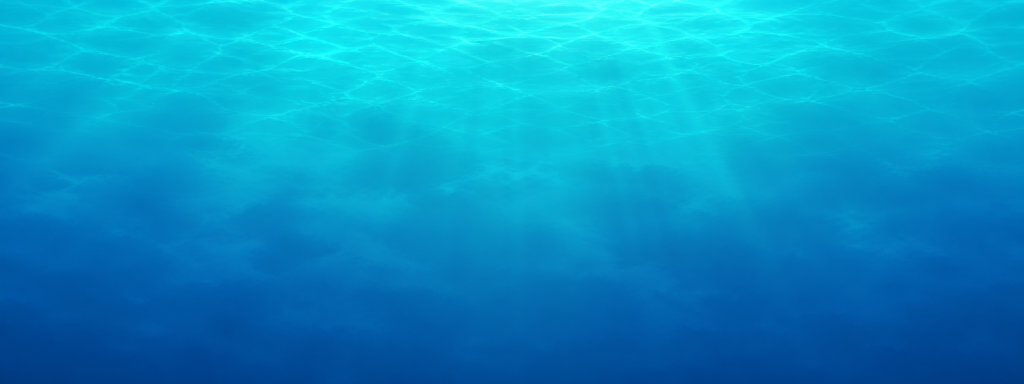
#> input picture assets/generated/backgrounds/stage1-sea-strip/sources/sea-long-source-v1.png, 2048 x 768 px (shown at 1/2 size)
$ python build_sea_strip.py
#> lines starting #> are read from the running program, lines starting #| are printed output that depends on the picture
#!/usr/bin/env python3
"""Build the Stage 1 seamless native-resolution sea strip from an ImageGen source."""

from __future__ import annotations

import json
from pathlib import Path

from PIL import Image


ROOT = Path(__file__).resolve().parents[1]
RUN_DIR = ROOT / "assets" / "generated" / "backgrounds" / "stage1-sea-strip"
SOURCE = RUN_DIR / "sources" / "sea-long-source-v1.png"
RUNTIME = ROOT / "assets" / "backgrounds" / "stage1-sea-strip.png"
GENERATED = RUN_DIR / "sea-strip.png"
TARGET_SIZE = (1440, 270)
SEAM_MARGIN = 64
PALETTE = [
    (97, 204, 212),
    (78, 194, 207),
    (74, 184, 200),
    (62, 175, 196),
    (54, 163, 189),
    (46, 145, 180),
    (38, 127, 168),
    (32, 110, 155),
    (28, 99, 145),
    (24, 88, 132),
]


def blend(left: tuple[int, int, int], right: tuple[int, int, int], ratio: float) -> tuple[int, int, int]:
    return tuple(round(a * (1 - ratio) + b * ratio) for a, b in zip(left, right))


def crop_to_target_aspect(source: Image.Image) -> tuple[Image.Image, list[int]]:
    target_ratio = TARGET_SIZE[0] / TARGET_SIZE[1]
    crop_height = round(source.width / target_ratio)
    if crop_height > source.height:
        crop_width = round(source.height * target_ratio)
        left = (source.width - crop_width) // 2
        box = [left, 0, left + crop_width, source.height]
    else:
        # The generated source reserves its upper half for the complete bright-to-deep water composition.
        box = [0, 0, source.width, crop_height]
    return source.crop(tuple(box)), box


def add_depth_grade(image: Image.Image) -> Image.Image:
    output = Image.new("RGB", image.size)
    source = image.load()
    target = output.load()
    for y in range(image.height):
        depth = y / (image.height - 1)
        factor = 1.0 - depth * 0.22
        for x in range(image.width):
            r, g, b = source[x, y]
            target[x, y] = (round(r * factor), round(g * factor), round(b * factor))
    return output


def repair_wrap_seam(image: Image.Image) -> None:
    pixels = image.load()
    width, height = image.size
    for y in range(height):
        shared = blend(pixels[SEAM_MARGIN, y], pixels[width - 1 - SEAM_MARGIN, y], 0.5)
        for x in range(SEAM_MARGIN):
            ratio = x / SEAM_MARGIN
            pixels[x, y] = blend(shared, pixels[x, y], ratio)
            right_x = width - 1 - x
            pixels[right_x, y] = blend(shared, pixels[right_x, y], ratio)


def nearest_palette(pixel: tuple[int, int, int]) -> tuple[int, int, int]:
    r, g, b = pixel
    return min(PALETTE, key=lambda color: (r - color[0]) ** 2 + (g - color[1]) ** 2 + (b - color[2]) ** 2)


def quantize(image: Image.Image) -> Image.Image:
    output = Image.new("RGBA", image.size, (0, 0, 0, 255))
    output.putdata([(*nearest_palette(pixel), 255) for pixel in image.get_flattened_data()])
    output.paste(output.crop((0, 0, 1, output.height)), (output.width - 1, 0))
    return output


def main() -> None:
    RUN_DIR.mkdir(parents=True, exist_ok=True)
    RUNTIME.parent.mkdir(parents=True, exist_ok=True)
    source = Image.open(SOURCE).convert("RGB")
#> source is the input picture: PIL image 2048x768 RGB; mean R, G, B 7.6, 146.4, 195.3
    cropped, crop_box = crop_to_target_aspect(source)
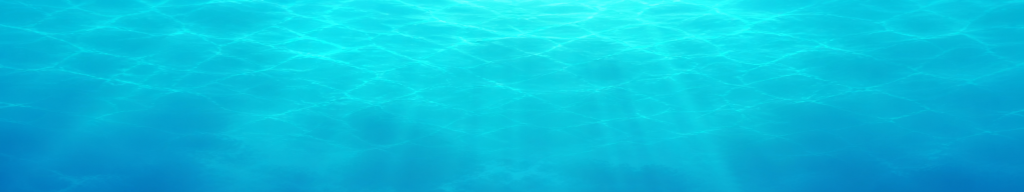
#> cropped: PIL image 2048x384 RGB (shown at 1/2 size); mean R, G, B 11.9, 190.5, 219
#> crop_box = [0, 0, 2048, 384]
    normalized = cropped.resize(TARGET_SIZE, Image.Resampling.LANCZOS)
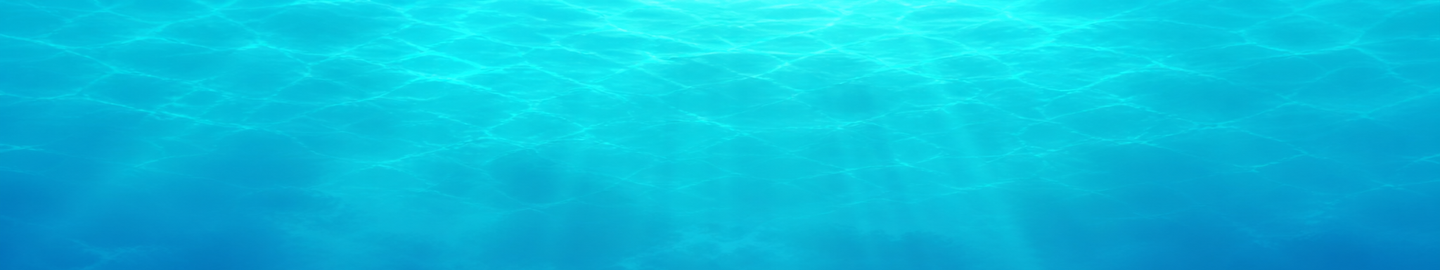
#> normalized: PIL image 1440x270 RGB; mean R, G, B 11.9, 190.5, 219
    normalized = add_depth_grade(normalized)
#> in add_depth_grade, `output = Image.new("RGB", image.size)`: output: PIL image 1440x270 RGB; every value is 0
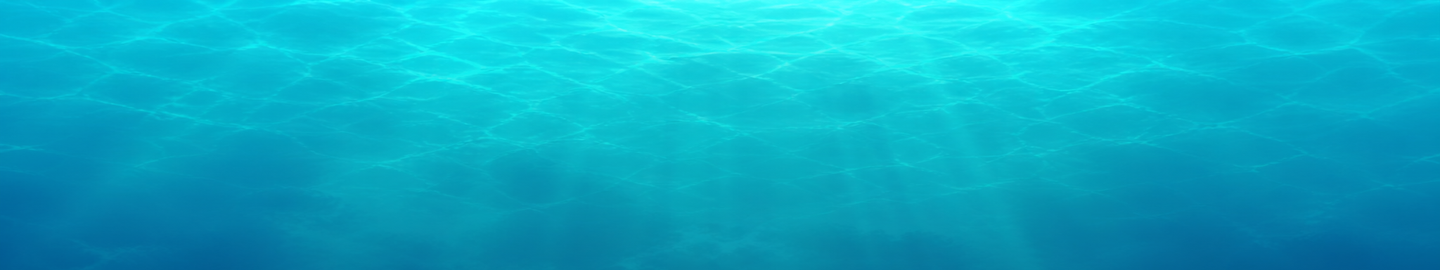
#> normalized: PIL image 1440x270 RGB; mean R, G, B 10.9, 171, 195.6
    repair_wrap_seam(normalized)
#> the loop in repair_wrap_seam, `for y in range(height):` made 270 passes
#> shared on passes 1 to 3: (6, 194, 222), (6, 197, 224), (5, 197, 224)
    output = quantize(normalized)
    output.save(GENERATED)
    output.save(RUNTIME)

    palette_hex = [f"#{r:02x}{g:02x}{b:02x}" for r, g, b in PALETTE]
    manifest = {
        "version": 1,
        "kind": "pixel-wave-sea-strip",
        "stage": "stage1",
        "logical_viewport": [480, 270],
        "source": "sources/sea-long-source-v1.png",
        "source_size": list(source.size),
        "crop_box": crop_box,
        "generated": GENERATED.name,
        "file": "../../../backgrounds/stage1-sea-strip.png",
        "width": output.width,
        "height": output.height,
        "panel_count": 3,
        "runtime_scale": 1,
        "parallax": 0.025,
        "seamless": True,
        "opaque": True,
        "palette": palette_hex,
        "normalization": "aspect-preserving crop, Lanczos concept resample, depth grade, edge bridge, nearest locked palette",
        "generation_prompt": "generation-prompt.md",
    }
    (RUN_DIR / "manifest.json").write_text(json.dumps(manifest, ensure_ascii=False, indent=2) + "\n", encoding="utf-8")
    (RUN_DIR / "palette.lock.json").write_text(
        json.dumps({"version": 1, "colors": palette_hex}, indent=2) + "\n", encoding="utf-8"
    )
    print(f"built {RUNTIME.relative_to(ROOT)} ({output.width}x{output.height}, opaque, seamless)")


if __name__ == "__main__":
#> (the run stopped early here; a loop or call above may not have finished)
